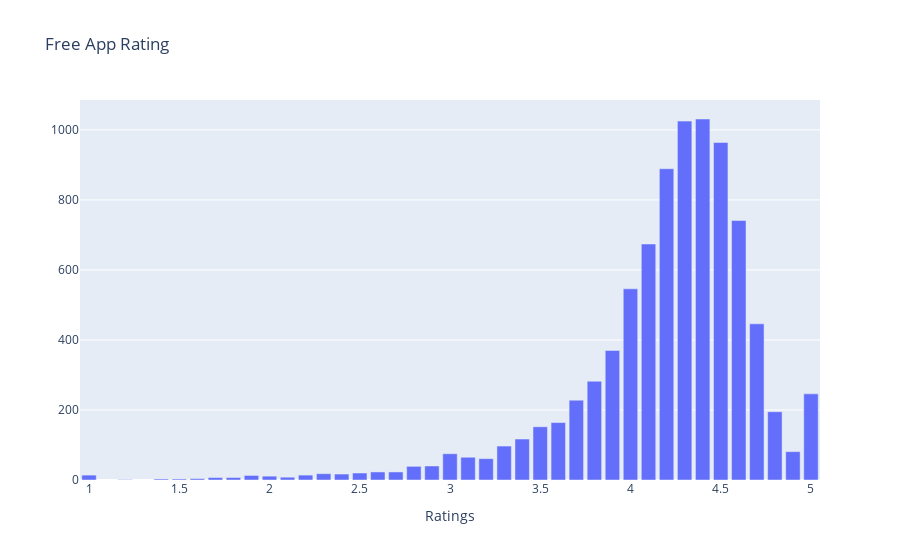

The code cell stored with this chart in its notebook:
### Code cell
col='Rating'
v1=d1[col].value_counts().reset_index()
v1=v1.rename(columns={col:'count','index':col})
v1['percent']=v1['count'].apply(lambda x : 100*x/sum(v1['count']))
trace1 = go.Bar(x=v1[col], y=v1["count"], name="Free", marker=dict())
layout={'title':"Free App Rating",'xaxis':{'title':"Ratings"}}
fig = go.Figure(data=[trace1], layout=layout)
iplot(fig)

### Figure 1 — Plotly figure (JSON) as saved in the notebook; plotly's stock layout.template omitted (floating-point values rounded to 4 significant figures)
{"data": [{"name": "Free", "type": "bar", "x": [4.4, 4.3, 4.5, 4.2, 4.6, 4.1, 4, 4.7, 3.9, 3.8, 5, 3.7, 4.8, 3.6, 3.5, 3.4, 3.3, 4.9, 3, 3.1, 3.2, 2.9, 2.8, 2.6, 2.7, 2.5, 2.3, 2.4, 2.2, 1, 1.9, 2, 2.1, 1.7, 1.8, 1.6, 1.4, 1.5, 1.2], "y": [1031, 1025, 964, 889, 741, 674, 546, 446, 370, 282, 246, 228, 195, 164, 152, 117, 97, 81, 75, 65, 61, 40, 39, 23, 23, 20, 18, 17, 14, 14, 13, 11, 8, 7, 7, 4, 3, 3, 1]}], "layout": {"title": {"text": "Free App Rating"}, "xaxis": {"title": {"text": "Ratings"}}}}
